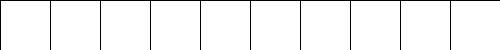
Frame 1 (no input)
Frame 60 (the mouse pressed at the canvas centre just before this capture): identical to frame 1, image omitted
Frame 120 (the mouse held since frame 60 and released just before this capture): identical to frame 1, image omitted

The Processing sketch that drew this single still picture (run headless with seeded random() and noise(); from frame 60 on, the mouse is pressed at the canvas centre):

// Processing sketch: buttonClassic
// ── buttonClassic.pde
int buttonWidth = 50;
int buttonHeight = 50;
boolean[] buttonStates = new boolean[10];

void setup()
{
  size(500, 50);
}

void draw()
{
  background(0);

  for (int x=0; x<buttonStates.length; x++)
  {
    if (buttonStates[x]==true) fill(255, 0, 0);
    else fill(255);
    rect(x*buttonWidth, 0, buttonWidth, buttonHeight);
  }
}

void mousePressed()
{
  for (int x=0; x<buttonStates.length; x++)
  {
    if (mouseX>x*buttonWidth && mouseX<x*buttonWidth+buttonWidth && mouseY>0 && mouseY<buttonHeight)
    {
      buttonStates[x] = !buttonStates[x];
    }
  }
}
